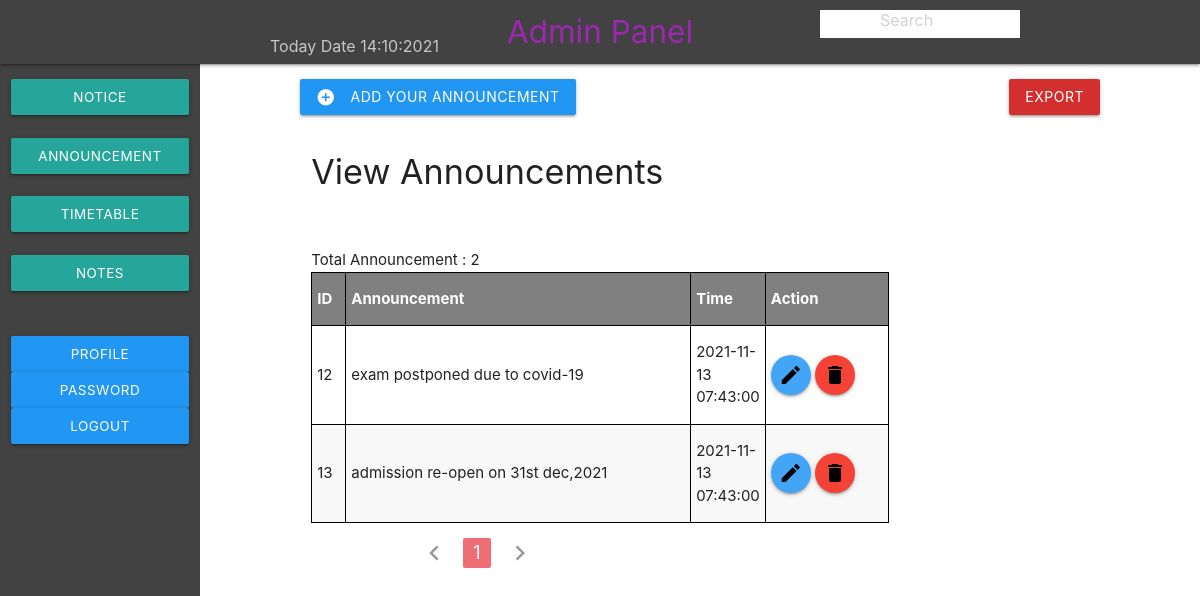
Page /announcement.php (signed in) on the committed database.
### tables this page shows
CREATE TABLE `announcement` (
  `id` int(11) NOT NULL,
  `announcement` text NOT NULL,
  `time` datetime NOT NULL
);

### announcement.php (the view, shortened to what this page needs)
<?php
require "admin_top.php";
?>
        <div class="content col l10 m10 s12 ">
            <div class="section">
                <button class="btn  blue toggle_btn m3 " id="notice_add" onclick="toggle_form();"> <i
                        class="material-icons left">add_circle</i>Add your announcement</button>
               <div class="right">
                    <button id="export" class="btn red hoverable darken-2">Export</button>
                </div>
</div>
            <div class="col l9 m9 s12">
                <h4>View Announcements</h4>
                <br>
                <div class="container-fluid">
                <?php
                        $per_page_result=5;
                        $start=0;
                        $current_page=1;
                        $total_record=mysqli_num_rows(mysqli_query($con,"select * from announcement"));
                        $pagi=ceil($total_record/$per_page_result);
                         $sql="select * from announcement ORDER BY time desc limit $start,$per_page_result ";
                        $response=mysqli_query($con,$sql) or die(mysqli_error($con));
                    ?>
          <?php
                if($response){
                if($records=mysqli_num_rows($response)>0){
                    echo "<br>Total Announcement : $total_record";
                    echo"<br>";
            ?>
        <div id="show_table_id">
            <table class="table striped bordered highlight" id="table_notice ">
            <?php
                echo "
                <tr >
                    <th >ID</th>
                    <th style='text-wrap:wrap;' >Announcement</th>
                    <th style='width:40px;text-wrap:wrap;'>Time</th>
                    <th>Action</th>
                </tr>";
                while($data=mysqli_fetch_assoc($response)){
                echo "<tr>";
                echo"
                <td data-label='Id' >$data[id]</td>
                <td data-label='Announcement' style='text-wrap:wrap;'>$data[announcement]</td>
                <td data-label='Time' style='text-wrap:wrap;'>$data[time]</td>
                <td data-label='Action'><a href='edit.php?eid=$data[id]' class='btn btn-floating  blue lighten-1 ' id='loginbtn'><i class='material-icons left black-text'>edit</i></a>
                    <button type='submit' onclick='done($data[id])'; class='btn btn-floating btn-group-lg red'><i class='material-icons left black-text'>delete</i>dlt</button>";
                    echo"</tr>";
            }
                   }   }
            echo "</table>";
            ?>
                    </div>
            </div>
            <div class="container">
                <div class="col s12 ">
                    <ul class="pagination">
                        <?php
            if($current_page==1){
                echo "<li class='disabled'>";
            }
            ?>
                        <a href="announcement.php?start=<?php echo $current_page-1;?>">
                            <i class="material-icons">chevron_left</i></a>
                        </li>
                        <?php
                    for($i=1;$i<=$pagi;$i++){
                        $class='';
                        if($current_page==$i){
                            $class='active';
                        }
                    ?>
                        <li class="waves-effect <?php echo $class; ?>"><a href="?start=<?php echo $i;?>">
                                <?php echo $i;?>
                            </a></li>
                        <?php
            }
            if($current_page==$pagi){
                echo "<li class='disabled'>";
            }
                ?>
                        <a href="announcement.php?start=<?php echo $current_page+1;?>">
                            <i class="material-icons">chevron_right</i></a>
                        </li>
                    </ul>
                </div>
            </div>
        </div>
    </div>
</body>

### admin_top.php (style rules this page uses)
html { scroll-behavior: smooth; }
.row .content { padding: 0 100px 10px; }
.content { margin-left:200px; }
.table tr th { background: grey; color:white; }
.table tr,th,td { border:.6px solid black; }

### rows in the picture
announcement: id "12", announcement "exam postponed due to covid-19", time "2021-11-13 07:43:00"
announcement: id "13", announcement "admission re-open on 31st dec,2021", time "2021-11-13 07:43:00"

### other values in the picture
$total_record "2"
